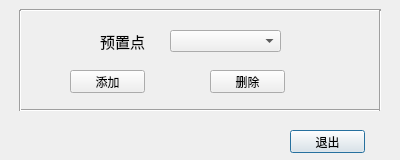
<?xml version="1.0" encoding="UTF-8"?>
<ui version="4.0">
 <class>PtzPresetClass</class>
 <widget class="QDialog" name="PtzPresetClass">
  <property name="geometry">
   <rect>
    <x>0</x>
    <y>0</y>
    <width>400</width>
    <height>160</height>
   </rect>
  </property>
  <property name="windowTitle">
   <string>PtzPreset</string>
  </property>
  <widget class="QLabel" name="label_presetpoint">
   <property name="geometry">
    <rect>
     <x>100</x>
     <y>30</y>
     <width>51</width>
     <height>21</height>
    </rect>
   </property>
   <property name="text">
    <string>&lt;!DOCTYPE HTML PUBLIC &quot;-//W3C//DTD HTML 4.0//EN&quot; &quot;http://www.w3.org/TR/REC-html40/strict.dtd&quot;&gt;
&lt;html&gt;&lt;head&gt;&lt;meta name=&quot;qrichtext&quot; content=&quot;1&quot; /&gt;&lt;style type=&quot;text/css&quot;&gt;
p, li { white-space: pre-wrap; }
&lt;/style&gt;&lt;/head&gt;&lt;body style=&quot; font-family:'宋体'; font-size:9pt; font-weight:400; font-style:normal;&quot;&gt;
&lt;p style=&quot; margin-top:0px; margin-bottom:0px; margin-left:0px; margin-right:0px; -qt-block-indent:0; text-indent:0px;&quot;&gt;&lt;span style=&quot; font-size:11pt;&quot;&gt;预置点&lt;/span&gt;&lt;/p&gt;&lt;/body&gt;&lt;/html&gt;</string>
   </property>
  </widget>
  <widget class="QComboBox" name="comboBox_ptzpresetpointindex">
   <property name="geometry">
    <rect>
     <x>170</x>
     <y>30</y>
     <width>111</width>
     <height>22</height>
    </rect>
   </property>
  </widget>
  <widget class="QPushButton" name="pushButton_exit">
   <property name="geometry">
    <rect>
     <x>290</x>
     <y>130</y>
     <width>75</width>
     <height>23</height>
    </rect>
   </property>
   <property name="text">
    <string>退出</string>
   </property>
  </widget>
  <widget class="Line" name="line_2">
   <property name="geometry">
    <rect>
     <x>20</x>
     <y>100</y>
     <width>361</width>
     <height>20</height>
    </rect>
   </property>
   <property name="orientation">
    <enum>Qt::Horizontal</enum>
   </property>
  </widget>
  <widget class="Line" name="line">
   <property name="geometry">
    <rect>
     <x>20</x>
     <y>0</y>
     <width>361</width>
     <height>20</height>
    </rect>
   </property>
   <property name="orientation">
    <enum>Qt::Horizontal</enum>
   </property>
  </widget>
  <widget class="QPushButton" name="pushButton_deleteptzpresetpoint">
   <property name="geometry">
    <rect>
     <x>210</x>
     <y>70</y>
     <width>75</width>
     <height>23</height>
    </rect>
   </property>
   <property name="text">
    <string>删除</string>
   </property>
  </widget>
  <widget class="Line" name="line_4">
   <property name="geometry">
    <rect>
     <x>370</x>
     <y>10</y>
     <width>20</width>
     <height>101</height>
    </rect>
   </property>
   <property name="orientation">
    <enum>Qt::Vertical</enum>
   </property>
  </widget>
  <widget class="QPushButton" name="pushButton_addptzpresetpoint">
   <property name="geometry">
    <rect>
     <x>70</x>
     <y>70</y>
     <width>75</width>
     <height>23</height>
    </rect>
   </property>
   <property name="text">
    <string>添加</string>
   </property>
  </widget>
  <widget class="Line" name="line_3">
   <property name="geometry">
    <rect>
     <x>10</x>
     <y>10</y>
     <width>20</width>
     <height>101</height>
    </rect>
   </property>
   <property name="orientation">
    <enum>Qt::Vertical</enum>
   </property>
  </widget>
 </widget>
 <layoutdefault spacing="6" margin="11"/>
 <resources/>
 <connections/>
</ui>
